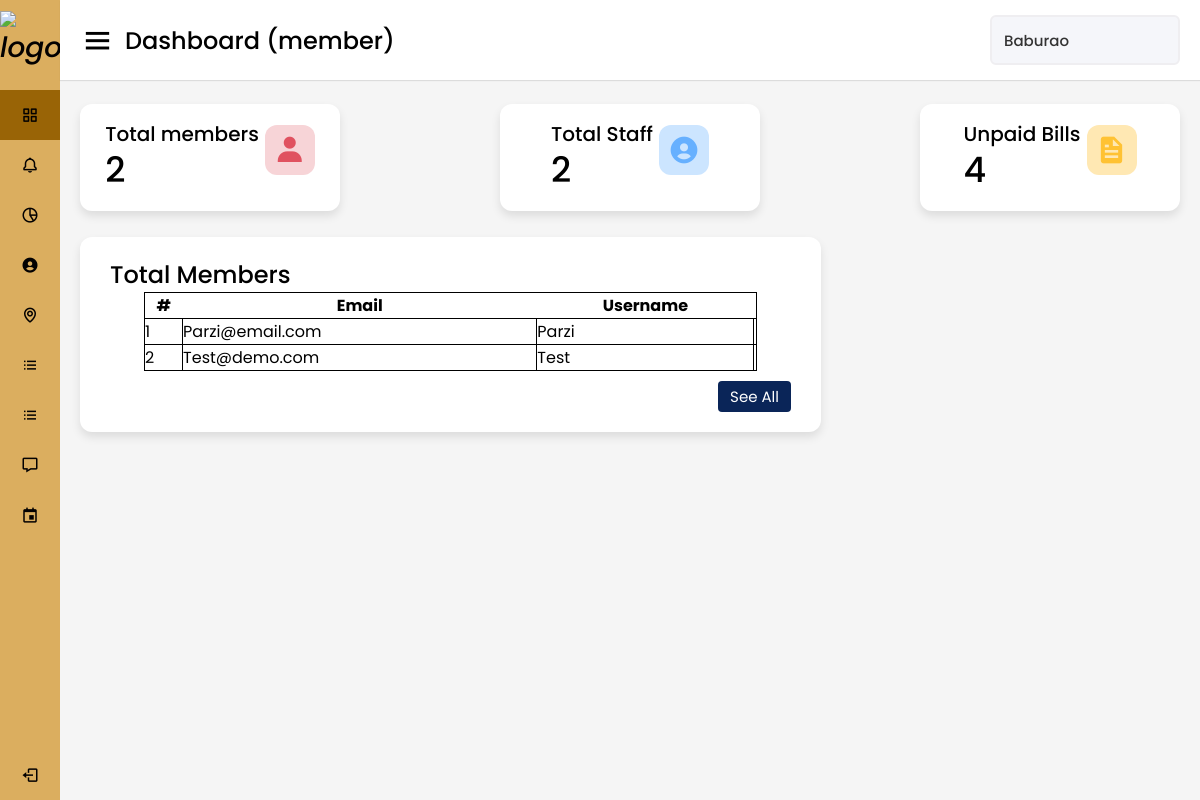
The page /members/Dashboard/member.php (signed in) on the database its author committed.
### tables this page shows
CREATE TABLE `member` (
  `id` int(11) NOT NULL,
  `username` varchar(50) NOT NULL,
  `email` varchar(50) NOT NULL,
  `password` varchar(255) NOT NULL,
  `address` varchar(255) NOT NULL,
  `phone` int(10) DEFAULT NULL,
  `created_at` datetime DEFAULT current_timestamp()
);

### members/Dashboard/member.php (the view, shortened to what this page needs)
<!DOCTYPE html>
<html lang="en" dir="ltr">
<head>
    <link rel="stylesheet" href="member.css">
    <link href='https://unpkg.com/boxicons@2.0.7/css/boxicons.min.css' rel='stylesheet'>
</head>
<body>
    <div class="sidebar">
        <div class="logo-details">
            <i><img src="1.png"
                 alt="logo" width="100px" height="100px"></i>
            <span class="logo_name">HMS</span>
        </div>
        <ul class="nav-links">
            <li>
                <a href="member.php" class="active">
                    <i class='bx bx-grid-alt'></i>
                    <span class="links_name">Dashboard </span>
                </a>
            </li>
            <li>
                <a href="../Announcement/member_annou.php">
                    <i class='bx bx-bell'></i>
                    <span class="links_name">Announcement</span>
                </a>
            </li>
            <li>
                <a href="../Bill/index.php">
                    <i class='bx bx-pie-chart-alt-2'></i>
                    <span class="links_name">Maintainence Bill</span>
                </a>
            </li>
            <li>
                <a href="../Home_Services/home_ser.php">
                    <i class='bx bxs-user-circle'></i>
                    <span class="links_name">Home Service</span>
                </a>
            </li>
            <li>
                <a href="../Neighbourhood/member_neigh.php">
                    <i class='bx bx-map'></i>
                    <span class="links_name">Neighbourhood</span>
                </a>
            </li>
            <li>
                <a href="../Members/index.php">
                    <i class='bx bx-list-ul'></i>
                    <span class="links_name">Members</span>
                </a>
            </li>
            <li>
                <a href="../Members/staff/index.php">
                    <i class='bx bx-list-ul'></i>
                    <span class="links_name">Staff</span>
                </a>
            </li>
            <li>
                <a href="https://discord.gg/ytmJWCjyHZ" target="_blank">
                    <i class='bx bx-message'></i>
                    <span class="links_name">Chat Box</span>
                </a>
            </li>
            <li>
                <a href="../Event_calender/member_event.php">
                    <i class='bx bx-calendar-event'></i>
                    <span class="links_name">Events</span>
                </a>
            </li>
            <li class="log_out">
                <a href="../../logout.php">
                    <i class='bx bx-log-out'></i>
                    <span class="links_name">Log out</span>
                </a>
            </li>
        </ul>
    </div>
    <section class="home-section">
        <nav>
            <div class="sidebar-button">
                <i class='bx bx-menu sidebarBtn'></i>
                <span class="dashboard">Dashboard (member)</span>
            </div>
            <div class="profile-details">
                <span class="admin_name"><?php echo $_SESSION["username"]; ?></span>
            </div>
        </nav>
        <div class="home-content">
            <div class="overview-boxes">
                <div class="box">
                    <div class="right-side">
                        <div class="box-topic">Total members</div>
                        <?php
                            $con = new mysqli('localhost', 'root', '', 'hms');
                            $sql = "SELECT * FROM member";
                            if ($result=mysqli_query($con,$sql)) {
                                $rowcount=mysqli_num_rows($result);
                            }
                        ?>
                        <div class="number"><?php echo $rowcount ?></div>
                    </div>
                    <i class='bx bxs-user icon member'></i>
                </div>
                <div class="box">
                    <div class="right-side">
                        <div class="box-topic">Total Staff</div>
                        <?php
                            $con = new mysqli('localhost', 'root', '', 'hms');
                            $sql = "SELECT * FROM staff";
                            if ($result=mysqli_query($con,$sql)) {
                                $rowcount=mysqli_num_rows($result);
                            }
                        ?>
                        <div class="number"><?php echo $rowcount ?></div>
                    </div>
                    <i class='bx bxs-user-circle  icon staff'></i>
                </div>
                <div class="box">
                    <div class="right-side">
                        <div class="box-topic">Unpaid Bills</div>
                        <?php
                            $con = new mysqli('localhost', 'root', '', 'hms');
                            $sql = "SELECT * FROM billing where status=0";
                            if ($result=mysqli_query($con,$sql)) {
                                $rowcount=mysqli_num_rows($result);
                            }
                        ?>
                        <div class="number"><?php echo $rowcount ?></div>
                    </div>
                    <i class='bx bxs-file icon file'></i>
                </div>
            </div>
            <div class="sales-boxes">
            <div class="registry box">
                    <div class="title">Total Members</div>
                    <div class="registry-details">
            <table class="table-striped table-bordered col-md-12" style="border: 1px solid black; border-collapse: collapse; width:90%; margin-bottom: 10px; ">
			<thead style="border: 1px solid black; border-collapse: collapse">
				<tr style="border: 1px solid black; border-collapse: collapse">
					<th class="text-center">#</th>
					<th class="text-center">Email</th>
					<th class="text-center">Username</th>
				</tr>
			</thead>
			<tbody>
				<?php
 					$member = $con->query("SELECT * FROM member order by username asc");
 					$i = 1;
 					while($row= $member->fetch_assoc()):
				 ?>
				 <tr style="border: 1px solid black; border-collapse: collapse">
				 	<td class="text-center" style="border: 1px solid black; border-collapse: collapse">
				 		<?php echo $i++ ?>
				 	</td>
				 	<td style="border: 1px solid black; border-collapse: collapse">
				 		<?php echo ucwords($row['email']) ?>
				 	</td>
				 	<td style="border: 1px solid black; border-collapse: collapse">
				 		<?php echo $row['username'] ?>
				 	</td>
				 	<td>
                     </td>
				 </tr>
				<?php endwhile; ?>
			</tbody>
		</table>
                    <div class="button">
                        <a href="../Members/index.php">See All</a>
                    </div>
                </div>
            </div>
        </div>
    </section>
</body>
</html>

### members/Dashboard/member.css (style rules this page uses)
* { margin: 0; padding: 0; box-sizing: border-box; font-family: 'Poppins', sans-serif; }
.sidebar { position: fixed; height: 100%; width: 240px; background: #dbae5f; transition: all 0.5s ease; }
.sidebar .logo-details { height: 80px; display: flex; align-items: center; }
.sidebar .logo-details i { font-size: 28px; font-weight: 500; color: rgb(3, 1, 1); min-width: 60px; text-align: center }
.sidebar .logo-details .logo_name { color: rgb(3, 1, 1); font-size: 24px; font-weight: 500; }
.sidebar .nav-links { margin-top: 10px; }
.sidebar .nav-links li { position: relative; list-style: none; height: 50px; }
.sidebar .nav-links li a { height: 100%; width: 100%; display: flex; align-items: center; text-decoration: none; transition: all 0.4s ease; }
.sidebar .nav-links li a.active { background: #996406; }
.sidebar .nav-links li i { min-width: 60px; text-align: center; font-size: 18px; color: rgb(3, 1, 1); }
.sidebar .nav-links li a .links_name { color: rgb(3, 1, 1); font-size: 15px; font-weight: 400; white-space: nowrap; }
.sidebar .nav-links .log_out { position: absolute; bottom: 0; width: 100%; }
.home-section { position: relative; background: #f5f5f5; min-height: 100vh; width: calc(100% - 240px); left: 240px; transition: all 0.5s ease; }
.home-section nav { display: flex; justify-content: space-between; height: 80px; background: #fff; display: flex; align-items: center; position: fixed; width: calc(100% - 240px); left: 240px; z-index: 100; padding: 0 20px; box-shadow: 0 1px 1px rgba(0, 0, 0, 0.1); transition: all 0.5s ease; }
.home-section nav .sidebar-button { display: flex; align-items: center; font-size: 24px; font-weight: 500; }
nav .sidebar-button i { font-size: 35px; margin-right: 10px; }
.home-section nav .profile-details { display: flex; align-items: center; background: #F5F6FA; border: 2px solid #EFEEF1; border-radius: 6px; height: 50px; min-width: 190px; padding: 0 15px 0 2px; }
nav .profile-details .admin_name { font-size: 15px; font-weight: 500; color: #333; margin: 0 10px; white-space: nowrap; }
.home-section .home-content { position: relative; padding-top: 104px; }
.home-content .overview-boxes { display: flex; align-items: center; justify-content: space-between; flex-wrap: wrap; padding: 0 20px; margin-bottom: 26px; }
.overview-boxes .box { display: flex; align-items: center; justify-content: center; width: calc(100% / 4 - 15px); background: #fff; padding: 15px 14px; border-radius: 12px; box-shadow: 0 5px 10px rgba(0,0,0,0.1); }
.overview-boxes .box-topic { font-size: 20px; font-weight: 500; }
.home-content .box .number { display: inline-block; font-size: 35px; margin-top: -6px; font-weight: 500; }
.home-content .box .icon { display: inline-block; font-size: 32px; height: 50px; width: 50px; background: #cce5ff; line-height: 50px; text-align: center; color: #66b0ff; border-radius: 12px; margin: -15px 0 0 6px; }
.home-content .box .staff { color: #66b0ff; background: #cce5ff; }
.home-content .box .member { color: #e05260; background: #f7d4d7 ; }
.home-content .box .file { color: #ffc233; background: #ffe8b3; }
.home-content .sales-boxes { display: flex; justify-content: space-between; }
.home-content .sales-boxes .registry { width: 65%; background: #fff; padding: 20px 30px; margin: 0 20px; border-radius: 12px; box-shadow: 0 5px 10px rgba(0, 0, 0, 0.1); }
.home-content .sales-boxes .registry-details { display: flex; flex-direction: column; align-items: center; justify-content: space-between; }
.sales-boxes .box .title { font-size: 24px; font-weight: 500; }
.sales-boxes .box .button { width: 100%; display: flex; justify-content: flex-end; }
.sales-boxes .box .button a { color: #fff; background: #0A2558; padding: 4px 12px; font-size: 15px; font-weight: 400; border-radius: 4px; text-decoration: none; transition: all 0.3s ease; }
@media (max-width: 1240px) { .sidebar { width: 60px; } }
@media (max-width: 1240px) { .home-section { width: calc(100% - 60px); left: 60px; } }
@media (max-width: 1240px) { .home-section nav { width: calc(100% - 60px); left: 60px; } }

### rows shown on the page
member: email "Parzi@email.com", username "Parzi"
member: email "Test@demo.com", username "Test"

### other values the page prints
$_SESSION["username"] "Baburao"
$rowcount "2"
$rowcount "4"
